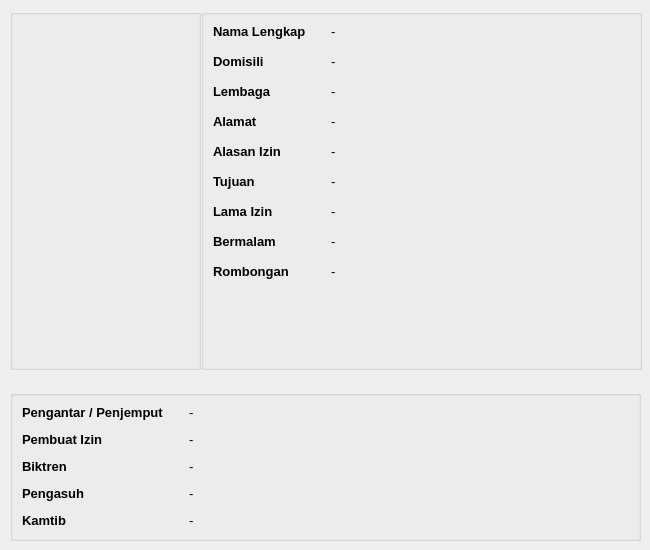
<?xml version="1.0" encoding="UTF-8"?>
<ui version="4.0">
 <class>detailPerizinan</class>
 <widget class="QDialog" name="detailPerizinan">
  <property name="geometry">
   <rect>
    <x>0</x>
    <y>0</y>
    <width>650</width>
    <height>550</height>
   </rect>
  </property>
  <property name="font">
   <font>
    <pointsize>10</pointsize>
   </font>
  </property>
  <property name="windowTitle">
   <string>Detail Perizinan</string>
  </property>
  <property name="sizeGripEnabled">
   <bool>false</bool>
  </property>
  <widget class="QGroupBox" name="groupBox">
   <property name="geometry">
    <rect>
     <x>201</x>
     <y>9</y>
     <width>441</width>
     <height>361</height>
    </rect>
   </property>
   <property name="title">
    <string/>
   </property>
   <property name="flat">
    <bool>true</bool>
   </property>
   <layout class="QFormLayout" name="formLayout_3">
    <property name="horizontalSpacing">
     <number>25</number>
    </property>
    <property name="verticalSpacing">
     <number>15</number>
    </property>
    <item row="0" column="0">
     <widget class="QLabel" name="label">
      <property name="font">
       <font>
        <weight>75</weight>
        <bold>true</bold>
       </font>
      </property>
      <property name="text">
       <string>Nama Lengkap</string>
      </property>
     </widget>
    </item>
    <item row="0" column="1">
     <widget class="QLabel" name="label_nama_lengkap">
      <property name="sizePolicy">
       <sizepolicy hsizetype="Ignored" vsizetype="Ignored">
        <horstretch>0</horstretch>
        <verstretch>0</verstretch>
       </sizepolicy>
      </property>
      <property name="text">
       <string notr="true">-</string>
      </property>
      <property name="wordWrap">
       <bool>true</bool>
      </property>
      <property name="textInteractionFlags">
       <set>Qt::TextSelectableByMouse</set>
      </property>
     </widget>
    </item>
    <item row="1" column="0">
     <widget class="QLabel" name="label_2">
      <property name="font">
       <font>
        <weight>75</weight>
        <bold>true</bold>
       </font>
      </property>
      <property name="text">
       <string>Domisili</string>
      </property>
     </widget>
    </item>
    <item row="1" column="1">
     <widget class="QLabel" name="label_domisili">
      <property name="text">
       <string notr="true">-</string>
      </property>
      <property name="wordWrap">
       <bool>true</bool>
      </property>
      <property name="textInteractionFlags">
       <set>Qt::NoTextInteraction</set>
      </property>
     </widget>
    </item>
    <item row="2" column="0">
     <widget class="QLabel" name="label_3">
      <property name="font">
       <font>
        <weight>75</weight>
        <bold>true</bold>
       </font>
      </property>
      <property name="text">
       <string>Lembaga</string>
      </property>
     </widget>
    </item>
    <item row="2" column="1">
     <widget class="QLabel" name="label_lembaga">
      <property name="text">
       <string notr="true">-</string>
      </property>
      <property name="wordWrap">
       <bool>true</bool>
      </property>
      <property name="textInteractionFlags">
       <set>Qt::NoTextInteraction</set>
      </property>
     </widget>
    </item>
    <item row="3" column="0">
     <widget class="QLabel" name="label_4">
      <property name="font">
       <font>
        <weight>75</weight>
        <bold>true</bold>
       </font>
      </property>
      <property name="text">
       <string>Alamat</string>
      </property>
     </widget>
    </item>
    <item row="3" column="1">
     <widget class="QLabel" name="label_alamat">
      <property name="text">
       <string notr="true">-</string>
      </property>
      <property name="wordWrap">
       <bool>true</bool>
      </property>
      <property name="textInteractionFlags">
       <set>Qt::NoTextInteraction</set>
      </property>
     </widget>
    </item>
    <item row="4" column="0">
     <widget class="QLabel" name="label_5">
      <property name="font">
       <font>
        <weight>75</weight>
        <bold>true</bold>
       </font>
      </property>
      <property name="text">
       <string>Alasan Izin</string>
      </property>
     </widget>
    </item>
    <item row="4" column="1">
     <widget class="QLabel" name="label_alasan_izin">
      <property name="text">
       <string notr="true">-</string>
      </property>
      <property name="wordWrap">
       <bool>true</bool>
      </property>
      <property name="textInteractionFlags">
       <set>Qt::NoTextInteraction</set>
      </property>
     </widget>
    </item>
    <item row="5" column="0">
     <widget class="QLabel" name="label_6">
      <property name="font">
       <font>
        <weight>75</weight>
        <bold>true</bold>
       </font>
      </property>
      <property name="text">
       <string>Tujuan</string>
      </property>
     </widget>
    </item>
    <item row="5" column="1">
     <widget class="QLabel" name="label_tujuan">
      <property name="text">
       <string notr="true">-</string>
      </property>
      <property name="wordWrap">
       <bool>true</bool>
      </property>
      <property name="textInteractionFlags">
       <set>Qt::NoTextInteraction</set>
      </property>
     </widget>
    </item>
    <item row="6" column="0">
     <widget class="QLabel" name="label_7">
      <property name="font">
       <font>
        <weight>75</weight>
        <bold>true</bold>
       </font>
      </property>
      <property name="text">
       <string>Lama Izin</string>
      </property>
     </widget>
    </item>
    <item row="6" column="1">
     <widget class="QLabel" name="label_lama_izin">
      <property name="text">
       <string notr="true">-</string>
      </property>
      <property name="wordWrap">
       <bool>true</bool>
      </property>
      <property name="textInteractionFlags">
       <set>Qt::NoTextInteraction</set>
      </property>
     </widget>
    </item>
    <item row="7" column="0">
     <widget class="QLabel" name="label_8">
      <property name="font">
       <font>
        <weight>75</weight>
        <bold>true</bold>
       </font>
      </property>
      <property name="text">
       <string>Bermalam</string>
      </property>
     </widget>
    </item>
    <item row="7" column="1">
     <widget class="QLabel" name="label_bermalam">
      <property name="text">
       <string notr="true">-</string>
      </property>
      <property name="textInteractionFlags">
       <set>Qt::NoTextInteraction</set>
      </property>
     </widget>
    </item>
    <item row="8" column="0">
     <widget class="QLabel" name="label_9">
      <property name="font">
       <font>
        <weight>75</weight>
        <bold>true</bold>
       </font>
      </property>
      <property name="text">
       <string>Rombongan</string>
      </property>
     </widget>
    </item>
    <item row="8" column="1">
     <widget class="QLabel" name="label_rombongan">
      <property name="text">
       <string notr="true">-</string>
      </property>
      <property name="textInteractionFlags">
       <set>Qt::NoTextInteraction</set>
      </property>
     </widget>
    </item>
   </layout>
  </widget>
  <widget class="QGroupBox" name="groupBox_2">
   <property name="geometry">
    <rect>
     <x>10</x>
     <y>390</y>
     <width>631</width>
     <height>151</height>
    </rect>
   </property>
   <property name="title">
    <string/>
   </property>
   <layout class="QFormLayout" name="formLayout_2">
    <property name="rowWrapPolicy">
     <enum>QFormLayout::WrapLongRows</enum>
    </property>
    <property name="horizontalSpacing">
     <number>25</number>
    </property>
    <property name="verticalSpacing">
     <number>12</number>
    </property>
    <property name="leftMargin">
     <number>9</number>
    </property>
    <item row="0" column="0">
     <widget class="QLabel" name="label_10">
      <property name="font">
       <font>
        <weight>75</weight>
        <bold>true</bold>
       </font>
      </property>
      <property name="text">
       <string>Pengantar / Penjemput</string>
      </property>
     </widget>
    </item>
    <item row="0" column="1">
     <widget class="QLabel" name="label_pengantar">
      <property name="text">
       <string>-</string>
      </property>
      <property name="textInteractionFlags">
       <set>Qt::TextSelectableByMouse</set>
      </property>
     </widget>
    </item>
    <item row="1" column="0">
     <widget class="QLabel" name="label_11">
      <property name="font">
       <font>
        <weight>75</weight>
        <bold>true</bold>
       </font>
      </property>
      <property name="text">
       <string>Pembuat Izin</string>
      </property>
     </widget>
    </item>
    <item row="1" column="1">
     <widget class="QLabel" name="label_pembuat_izin">
      <property name="text">
       <string>-</string>
      </property>
      <property name="textInteractionFlags">
       <set>Qt::TextSelectableByMouse</set>
      </property>
     </widget>
    </item>
    <item row="2" column="0">
     <widget class="QLabel" name="label_12">
      <property name="font">
       <font>
        <weight>75</weight>
        <bold>true</bold>
       </font>
      </property>
      <property name="text">
       <string>Biktren</string>
      </property>
     </widget>
    </item>
    <item row="2" column="1">
     <widget class="QLabel" name="label_biktren">
      <property name="text">
       <string>-</string>
      </property>
      <property name="textInteractionFlags">
       <set>Qt::TextSelectableByMouse</set>
      </property>
     </widget>
    </item>
    <item row="3" column="0">
     <widget class="QLabel" name="label_13">
      <property name="font">
       <font>
        <weight>75</weight>
        <bold>true</bold>
       </font>
      </property>
      <property name="text">
       <string>Pengasuh</string>
      </property>
     </widget>
    </item>
    <item row="3" column="1">
     <widget class="QLabel" name="label_pengasuh">
      <property name="text">
       <string>-</string>
      </property>
      <property name="textInteractionFlags">
       <set>Qt::TextSelectableByMouse</set>
      </property>
     </widget>
    </item>
    <item row="4" column="0">
     <widget class="QLabel" name="label_14">
      <property name="font">
       <font>
        <weight>75</weight>
        <bold>true</bold>
       </font>
      </property>
      <property name="text">
       <string>Kamtib</string>
      </property>
     </widget>
    </item>
    <item row="4" column="1">
     <widget class="QLabel" name="label_kamtib">
      <property name="text">
       <string>-</string>
      </property>
      <property name="textInteractionFlags">
       <set>Qt::TextSelectableByMouse</set>
      </property>
     </widget>
    </item>
   </layout>
  </widget>
  <widget class="QGroupBox" name="groupBox_3">
   <property name="geometry">
    <rect>
     <x>10</x>
     <y>9</y>
     <width>191</width>
     <height>361</height>
    </rect>
   </property>
   <property name="title">
    <string/>
   </property>
   <property name="flat">
    <bool>true</bool>
   </property>
   <layout class="QFormLayout" name="formLayout">
    <item row="0" column="0" colspan="2">
     <widget class="QLabel" name="label_fotodiri">
      <property name="text">
       <string/>
      </property>
     </widget>
    </item>
   </layout>
  </widget>
 </widget>
 <resources/>
 <connections/>
</ui>
